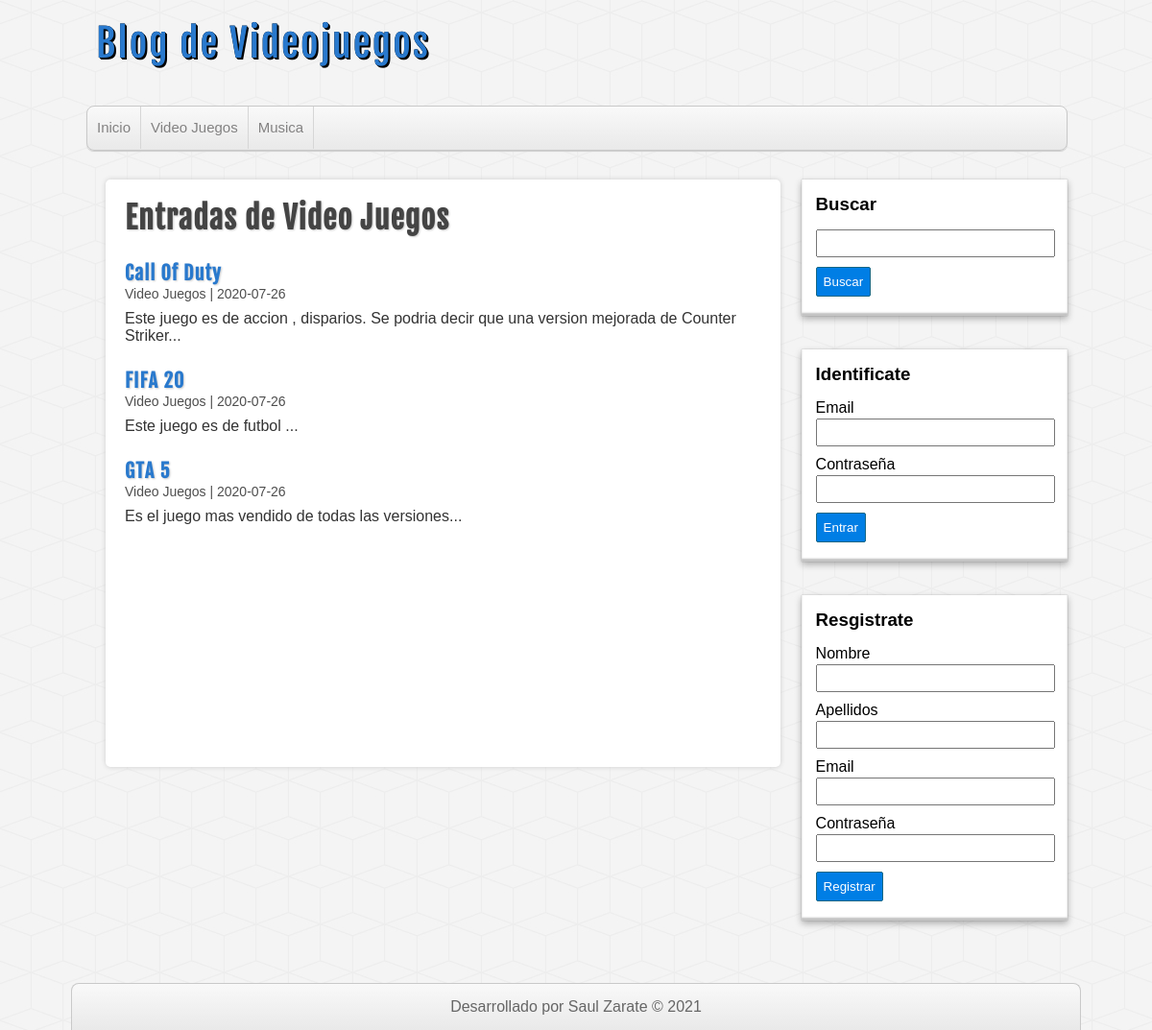
/categoria.php?id=1, run on the app's committed database.
### tables this page shows
CREATE TABLE IF NOT EXISTS `categorias` (
  `id` int(255) NOT NULL AUTO_INCREMENT,
  `nombre` varchar(100) NOT NULL,
  PRIMARY KEY (`id`)
);

CREATE TABLE IF NOT EXISTS `entradas` (
  `id` int(255) NOT NULL AUTO_INCREMENT,
  `usuario_id` int(255) NOT NULL,
  `categoria_id` int(255) NOT NULL,
  `titulo` varchar(255) NOT NULL,
  `descripcion` mediumtext,
  `fecha` date NOT NULL,
  PRIMARY KEY (`id`),
  KEY `fk_entrada_usuario` (`usuario_id`),
  KEY `fk_entrada_categorias` (`categoria_id`)
);

### includes/helpers.php (called while the page is built, shortened)
<?php
function conseguirCategorias($conexion){
	$sql = "SELECT * FROM categorias ORDER BY id ASC;";
	$categorias = mysqli_query($conexion, $sql);
	$resultado = array();
	if($categorias && mysqli_num_rows($categorias) >= 1){
		$resultado = $categorias;
	}
	return $resultado;
}
function conseguirCategoria($conexion, $id){
	$sql = "SELECT * FROM categorias WHERE id = $id;";
	$categorias = mysqli_query($conexion, $sql);
	$resultado = array();
	if($categorias && mysqli_num_rows($categorias) >= 1){
		$resultado = mysqli_fetch_assoc($categorias);
	}
	return $resultado;
}
function conseguirEntradas($conexion, $limit = null, $categoria = null, $busqueda = null){
	$sql="SELECT e.*, c.nombre AS 'categoria' FROM entradas e ".
		 "INNER JOIN categorias c ON e.categoria_id = c.id ";
	if(!empty($categoria)){
		$sql .= "WHERE e.categoria_id = $categoria ";
	}
	$sql .= "ORDER BY e.id DESC ";
	$entradas = mysqli_query($conexion, $sql);
	return $entradas;
}

### categoria.php (the view, shortened to what this page needs)
<?php require_once 'includes/conexion.php'; ?>
<?php require_once 'includes/helpers.php'; ?>
<?php
	$categoria_actual = conseguirCategoria($db, $_GET['id']);
?>
<?php require_once 'includes/cabecera.php'; ?>
<?php require_once 'includes/lateral.php'; ?>
<div id="principal">
	<h1>Entradas de <?=$categoria_actual['nombre']?></h1>
	<?php
		$entradas = conseguirEntradas($db, null, $_GET['id']);
		if(!empty($entradas) && mysqli_num_rows($entradas) >= 1):
			while($entrada = mysqli_fetch_assoc($entradas)):
	?>
				<article class="entrada">
					<a href="entrada.php?id=<?=$entrada['id']?>">
						<h2><?=$entrada['titulo']?></h2>
						<span class="fecha"><?=$entrada['categoria'].' | '.$entrada['fecha']?></span>
						<p>
							<?=substr($entrada['descripcion'], 0, 180)."..."?>
						</p>
					</a>
				</article>
	<?php
			endwhile;
		else:
	?>
		<div class="alerta">No hay entradas en esta categoría</div>
	<?php endif; ?>
</div>
<?php require_once 'includes/pie.php'; ?>

### includes/cabecera.php (shortened to what this page needs)
<?php require_once 'conexion.php'; ?>
<?php require_once 'includes/helpers.php'; ?>
<!DOCTYPE HTML>
<html lang="es">
	<head>
		<link rel="stylesheet" type="text/css" href="./assets/css/style.css" />
	</head>
	<body>
		<header id="cabecera">
			<div id="logo">
				<a href="index.php">
					Blog de Videojuegos
				</a>
			</div>
			<nav id="menu">
				<ul>
					<li>
						<a href="index.php">Inicio</a>
					</li>
					<?php
						$categorias = conseguirCategorias($db);
						if(!empty($categorias)):
							while($categoria = mysqli_fetch_assoc($categorias)):
					?>
								<li>
									<a href="categoria.php?id=<?=$categoria['id']?>"><?=$categoria['nombre']?></a>
								</li>
					<?php
							endwhile;
						endif;
					?>
				</ul>
			</nav>
		</header>
		<div id="contenedor">

### assets/css/style.css (style rules this page uses)
* { margin: 0px; padding: 0px; font-family: sans-serif, Helvetica, Arial; text-decoration: none; }
body { background: url(../img/cubes.png) #F4F4F4; }
.fecha { color: #4e4e4e; margin-top:5px; font-size: 14px; }
#cabecera { width: 85%; height: auto; background: transparent; margin: 0px auto; }
#logo { float:left; width: 540px; height: 110px; }
#logo a { font-family: "fajala", Helvetica; font-size: 40px; letter-spacing: 2px; color: #2979CD; text-shadow: 0px 0px 0px black, 1px 1px 0px black, 2px 2px 0px black; transition: all 500ms; line-height: 90px; margin-left: 10px; }
#menu { clear: both; width: 100%; height: 45px; background: linear-gradient(to bottom, #f9f9f9 0px, #e9e9e9 100%); border: 1px solid #C9C9C9; border-radius: 8px; box-shadow: 0px 1px 1px #ccc; overflow: hidden; }
#menu ul { list-style: none; }
#menu ul li { float: left; line-height: 44px; border-right: 1px solid #D6D6D6; }
#menu ul li a { display: block; padding-left: 10px; padding-right: 10px; font-size: 15px; color: #838282; }
#contenedor { width: 85%; height: auto; margin: 0px auto; margin-top: 30px; margin-bottom: 30px; }
#principal { float: left; width: 65%; min-height: 572px; background:white; border-radius: 5px; box-shadow: 0px 0px 5px #ccc; margin-left: 20px; padding: 20px; overflow: hidden; }
#principal a { color: #333; }
#principal h1 { font-size: 32px; color: #444; letter-spacing: 1px; text-shadow: 1px 1px 2px #ccc; font-family: "fajala"; }
#principal h2 { font-size: 20px; color: #2979CD; text-shadow: 1px 1px 2px #ccc; letter-spacing: 1px; font-family: "fajala"; margin-top: 25px; }
#principal p { margin-top: 8px; }

### data on the page
categorias: nombre "Video Juegos"
categorias: nombre "Musica"
entradas: titulo "Call Of Duty", categoria.nombre "Video Juegos", fecha "2020-07-26", descripcion "Este juego es de accion , disparios. Se podria decir que una version mejorada de Counter Striker"
entradas: titulo "FIFA 20", categoria.nombre "Video Juegos", fecha "2020-07-26", descripcion "Este juego es de futbol"
entradas: titulo "GTA 5", categoria.nombre "Video Juegos", fecha "2020-07-26", descripcion "Es el juego mas vendido de todas las versiones"
